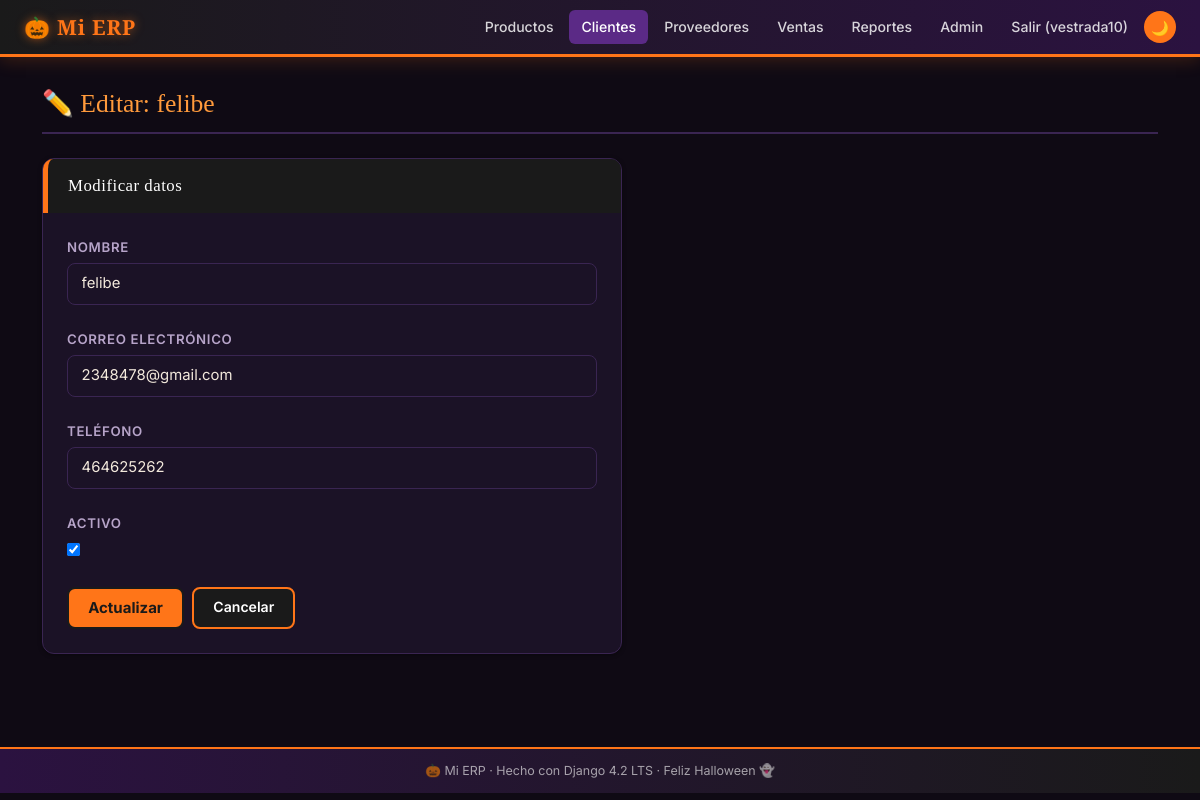
/clientes/1/editar/ (signed in), run on the app's committed database.
### clientes/models.py (models this page shows, shortened)
class Cliente(models.Model):
    nombre   = models.CharField(
        max_length=150, verbose_name='Nombre'
    )
    correo   = models.EmailField(
        unique=True, verbose_name='Correo electrónico'
    )
    telefono = models.CharField(
        max_length=20, blank=True, verbose_name='Teléfono'
    )
    activo   = models.BooleanField(
        default=True, verbose_name='Activo'
    )
    creado   = models.DateTimeField(
        auto_now_add=True, verbose_name='Fecha de registro'
    )
    class Meta:
        verbose_name        = 'Cliente'
        verbose_name_plural = 'Clientes'
        ordering            = ['nombre']

### clientes/views.py (the view, shortened to what this page needs)
# urls.py: path('<int:cliente_id>/editar/',  views.ClienteUpdateView.as_view(), name='editar'),
class ClienteUpdateView(LoginRequiredMixin, UpdateView):
    model         = Cliente
    form_class    = ClienteForm
    template_name = 'clientes/editar.html'
    pk_url_kwarg  = 'cliente_id'
    success_url   = reverse_lazy('clientes:lista')

### clientes/forms.py
class ClienteForm(forms.ModelForm):
    class Meta:
        model  = Cliente
        fields = ['nombre', 'correo', 'telefono', 'activo']
        widgets = {
            'nombre':   forms.TextInput(
                attrs={'class': 'erp-input',
                       'placeholder': 'Nombre completo o razón social'}
            ),
            'correo':   forms.EmailInput(
                attrs={'class': 'erp-input',
                       'placeholder': 'correo@ejemplo.com'}
            ),
            'telefono': forms.TextInput(
                attrs={'class': 'erp-input',
                       'placeholder': '461 123 4567'}
            ),
        }

### clientes/templates/clientes/editar.html (shortened to what this page needs)
{% extends "base.html" %}
{% block nav_clientes %}active{% endblock %}
{% block content %}
<div class="erp-page-title"><h2>✏️ Editar: {{ cliente.nombre }}</h2></div>
<div class="erp-card" style="max-width:580px;">
    <div class="erp-card-header">Modificar datos</div>
    <form method="post" style="margin-top:.5rem;">
        {% for field in form %}
        <div class="mb-4">
            <label class="erp-label">{{ field.label }}</label>
            {{ field }}
        </div>
        {% endfor %}
        <div class="d-flex gap-2 mt-3">
            <button type="submit" class="btn-erp-gold">Actualizar</button>
            <a href="{% url 'clientes:detalle' cliente.pk %}"
               class="btn-erp-primary">Cancelar</a>
        </div>
    </form>
</div>
{% endblock %}

### templates/base.html (shortened to what this page needs)
<!DOCTYPE html>
<html lang="es" data-theme="halloween">
<head>
    <link href="https://cdn.jsdelivr.net/npm/bootstrap@5.3.0/dist/css/bootstrap.min.css"
          rel="stylesheet">
</head>
<body>
<nav class="erp-navbar">
    <a class="erp-brand" href="/">🎃 Mi ERP</a>
    <div class="erp-nav-links">
        <a href="{% url 'productos:lista' %}"
           class="erp-nav-link {% block nav_productos %}{% endblock %}">Productos</a>
        <a href="{% url 'clientes:lista' %}"
           class="erp-nav-link {% block nav_clientes %}{% endblock %}">Clientes</a>
        <a href="{% url 'proveedores:lista' %}"
           class="erp-nav-link {% block nav_proveedores %}{% endblock %}">Proveedores</a>
        <a href="{% url 'ventas:lista' %}"
           class="erp-nav-link {% block nav_ventas %}{% endblock %}">Ventas</a>
        <a href="{% url 'reportes:inicio' %}"
           class="erp-nav-link {% block nav_reportes %}{% endblock %}">Reportes</a>
        <a href="/admin/" class="erp-nav-link">Admin</a>
        {% if user.is_authenticated %}
            <a href="/accounts/logout/" class="erp-nav-link">
                Salir ({{ user.username }})
            </a>
        {% else %}
            <a href="/accounts/login/" class="erp-nav-link">Entrar</a>
        {% endif %}
        <button class="theme-toggle" id="themeBtn" title="Cambiar tema">🌙</button>
    </div>
</nav>
<main class="erp-main">
    <div class="container">
        {% block content %}{% endblock %}
    </div>
</main>
<footer class="erp-footer">
    🎃 Mi ERP · Hecho con Django 4.2 LTS · Feliz Halloween 👻
</footer>
</body>
</html>

### templates/base.html (style rules this page uses)
:root, [data-theme="light"] { --clr-navy : #0A2342; --clr-royal : #1B4F8A; --clr-sky : #4A90D9; --clr-ice : #E8F0FB; --clr-gold : #B8860B; --clr-amber : #D4A017; --clr-cream : #FDF8E8; --clr-bg : #F5F7FA; --clr-surface: #FFFFFF; --clr-text : #1A1A2E; --clr-muted : #5A6A7E; --clr-border : #C8D8EC; --clr-danger : #C0392B; --clr-ok : #1A7A4A; --shadow-sm : 0 1px 4px rgba(10,35,66,.08); --shadow-md : 0 4px 16px rgba(10,35,66,.12); }
[data-theme="halloween"] { --clr-navy : #1A1A1A; --clr-royal : #5B2A86; --clr-sky : #FF9A3C; --clr-ice : #241533; --clr-gold : #FF7518; --clr-amber : #FFA64D; --clr-cream : #2B1A10; --clr-bg : #0F0A14; --clr-surface: #1B1226; --clr-text : #F3E9DC; --clr-muted : #B7A4C9; --clr-border : #3A2552; --clr-danger : #FF4D4D; --clr-ok : #9ACD32; --shadow-sm : 0 1px 4px rgba(0,0,0,.4); --shadow-md : 0 4px 16px rgba(255,117,24,.18); }
*, *::before, *::after { box-sizing: border-box; }
body { font-family: 'Inter','Segoe UI',sans-serif; font-size: 15px; background: var(--clr-bg); color: var(--clr-text); line-height: 1.6; transition: background .25s, color .25s; margin: 0; }
.erp-navbar { background: var(--clr-navy); border-bottom: 3px solid var(--clr-gold); padding: .65rem 1.5rem; display: flex; align-items: center; justify-content: space-between; flex-wrap: wrap; gap: .5rem; box-shadow: var(--shadow-md); }
.erp-brand { font-family: 'Playfair Display',Georgia,serif; font-size: 1.3rem; font-weight: 700; color: var(--clr-gold) !important; text-decoration: none; letter-spacing: .04em; }
.erp-nav-links { display: flex; align-items: center; gap: .25rem; flex-wrap: wrap; }
.erp-nav-link { color: rgba(255,255,255,.82) !important; font-size: .88rem; font-weight: 500; padding: .35rem .75rem; border-radius: 6px; text-decoration: none; transition: background .2s, color .2s; }
.erp-nav-link:hover, .erp-nav-link.active { background: var(--clr-royal); color: #FFF !important; }
.theme-toggle { background: var(--clr-gold); color: var(--clr-navy); border: none; border-radius: 50%; width: 32px; height: 32px; font-size: .9rem; cursor: pointer; transition: transform .2s; }
.erp-main { padding: 2rem 0; min-height: calc(100vh - 110px); }
.erp-card { background: var(--clr-surface); border: 1px solid var(--clr-border); border-radius: 12px; box-shadow: var(--shadow-sm); padding: 1.5rem; margin-bottom: 1.5rem; transition: box-shadow .2s, border-color .2s; }
.erp-card-header { background: var(--clr-navy); color: #FFF; border-radius: 10px 10px 0 0; padding: .85rem 1.25rem; border-left: 5px solid var(--clr-gold); font-family: 'Playfair Display',serif; font-size: 1.05rem; letter-spacing: .03em; margin: -1.5rem -1.5rem 1.5rem; }
.btn-erp-primary { background: var(--clr-navy); color: #FFF; border: 2px solid var(--clr-gold); border-radius: 8px; padding: .45rem 1.2rem; font-weight: 600; font-size: .88rem; cursor: pointer; text-decoration: none; display: inline-block; transition: background .2s, color .2s; }
.btn-erp-gold { background: var(--clr-gold); color: var(--clr-navy); border: 2px solid var(--clr-navy); border-radius: 8px; padding: .45rem 1.2rem; font-weight: 700; cursor: pointer; text-decoration: none; display: inline-block; transition: background .2s; }
.erp-label { font-size: .83rem; font-weight: 600; color: var(--clr-muted); text-transform: uppercase; letter-spacing: .05em; display: block; margin-bottom: .3rem; }
.erp-input { background: var(--clr-surface); border: 1.5px solid var(--clr-border); border-radius: 8px; color: var(--clr-text); padding: .5rem .85rem; width: 100%; font-size: .93rem; transition: border-color .2s, box-shadow .2s; }
.erp-page-title { display: flex; align-items: center; gap: 1rem; margin-bottom: 1.5rem; padding-bottom: .75rem; border-bottom: 2px solid var(--clr-border); }
.erp-page-title h2 { font-family: 'Playfair Display',serif; font-size: 1.6rem; color: var(--clr-navy); margin: 0; }
[data-theme="dark"] .erp-page-title h2, [data-theme="halloween"] .erp-page-title h2 { color: var(--clr-sky); }
.erp-footer { background: var(--clr-navy); color: rgba(255,255,255,.6); text-align: center; font-size: .78rem; padding: .75rem; border-top: 2px solid var(--clr-gold); }
[data-theme="halloween"] .erp-navbar { background: linear-gradient(90deg, #1A1A1A 0%, #2B1240 100%); }
[data-theme="halloween"] .erp-brand { text-shadow: 0 0 10px rgba(255,117,24,.55); }
[data-theme="halloween"] .erp-footer { background: linear-gradient(90deg, #2B1240 0%, #1A1A1A 100%); }

### data on the page
Cliente: nombre "felibe", form "felibe" "2348478@gmail.com" "464625262" "☑"

### other printed values
{{ user.username }} "vestrada10"
{{ field.label }} "NOMBRE" "CORREO ELECTRÓNICO" "TELÉFONO" "ACTIVO"
